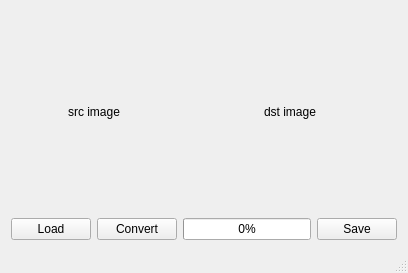
<?xml version="1.0" encoding="UTF-8"?>
<ui version="4.0">
 <class>ConvertMainWindow</class>
 <widget class="QMainWindow" name="ConvertMainWindow">
  <property name="geometry">
   <rect>
    <x>0</x>
    <y>0</y>
    <width>408</width>
    <height>273</height>
   </rect>
  </property>
  <property name="windowTitle">
   <string>ConvertMainWindow</string>
  </property>
  <widget class="QWidget" name="centralWidget">
   <layout class="QGridLayout" name="gridLayout">
    <item row="1" column="0">
     <layout class="QGridLayout" name="gLayout">
      <item row="1" column="3">
       <widget class="QPushButton" name="bSave">
        <property name="text">
         <string>Save</string>
        </property>
       </widget>
      </item>
      <item row="1" column="1">
       <widget class="QPushButton" name="bConvert">
        <property name="text">
         <string>Convert</string>
        </property>
       </widget>
      </item>
      <item row="1" column="0">
       <widget class="QPushButton" name="bLoad">
        <property name="text">
         <string>Load</string>
        </property>
       </widget>
      </item>
      <item row="1" column="2">
       <widget class="QProgressBar" name="progressBar">
        <property name="value">
         <number>0</number>
        </property>
       </widget>
      </item>
      <item row="0" column="0" colspan="2">
       <widget class="QLabel" name="lblSrcImage">
        <property name="text">
         <string>src image</string>
        </property>
        <property name="alignment">
         <set>Qt::AlignCenter</set>
        </property>
       </widget>
      </item>
      <item row="0" column="2" colspan="2">
       <widget class="QLabel" name="lblDstImage">
        <property name="text">
         <string>dst image</string>
        </property>
        <property name="alignment">
         <set>Qt::AlignCenter</set>
        </property>
       </widget>
      </item>
     </layout>
    </item>
   </layout>
  </widget>
  <widget class="QMenuBar" name="menuBar">
   <property name="geometry">
    <rect>
     <x>0</x>
     <y>0</y>
     <width>408</width>
     <height>25</height>
    </rect>
   </property>
  </widget>
  <widget class="QStatusBar" name="statusBar"/>
 </widget>
 <layoutdefault spacing="6" margin="11"/>
 <resources/>
 <connections/>
</ui>
